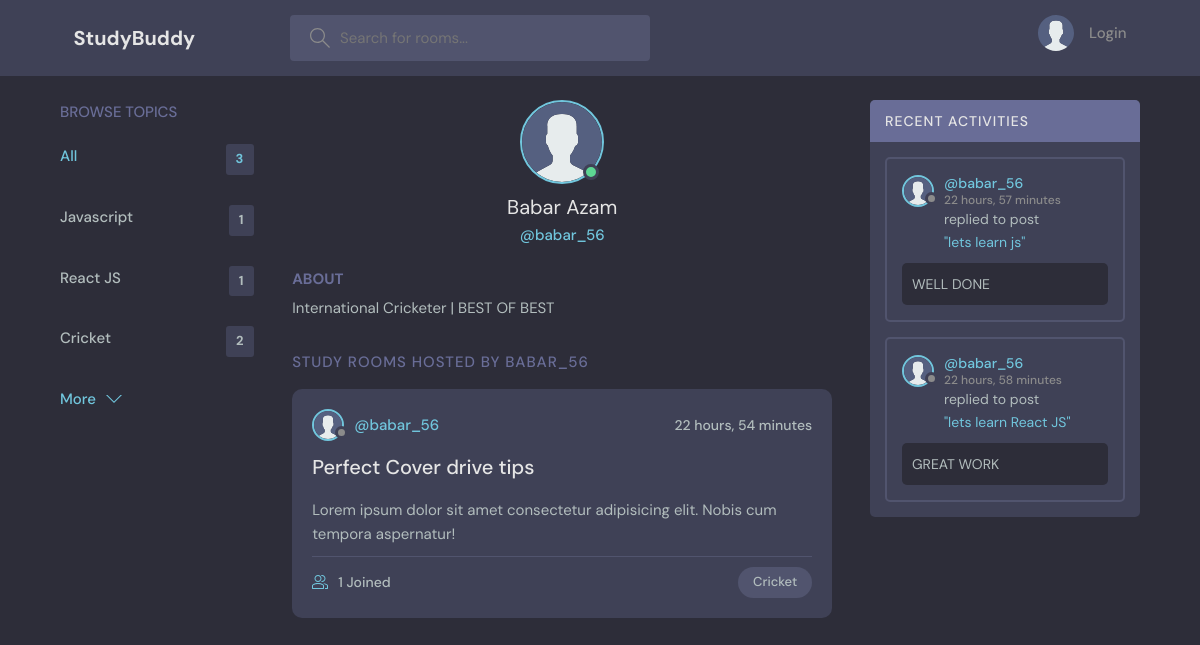
The page /profile/5 on the database as committed earlier.
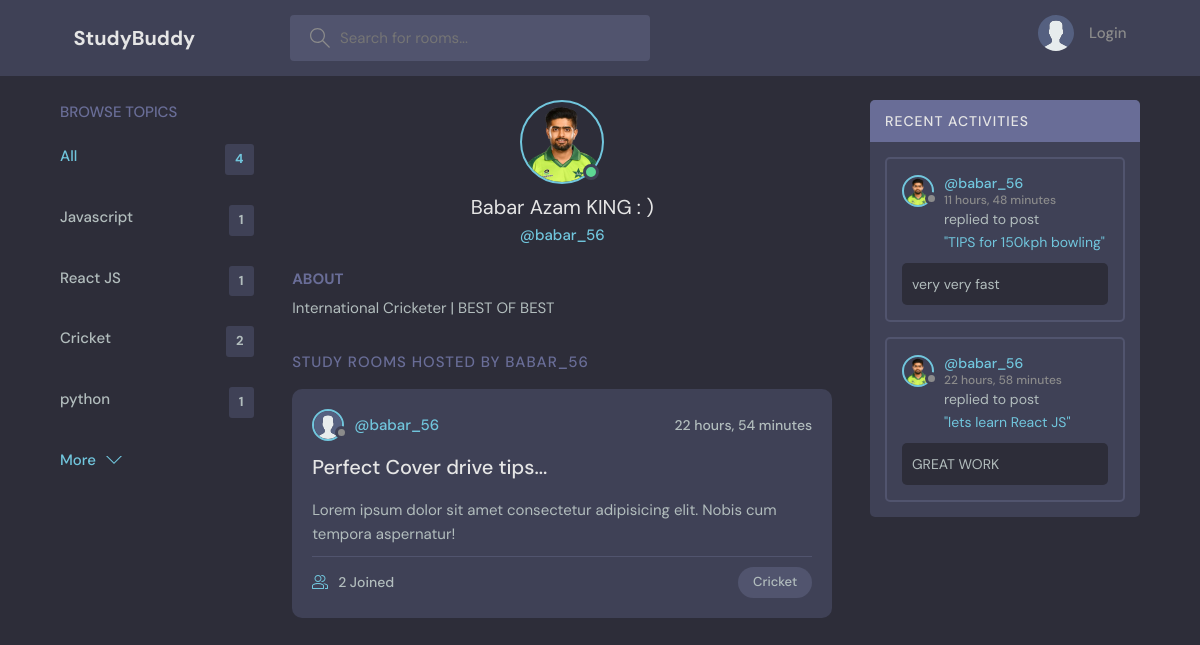
The same page on the database as committed later.
### base/models.py (models this page shows)
class Topic(models.Model):
    name = models.CharField(max_length=200)
    def __str__(self):
        return self.name

class User(AbstractUser):
    name = models.CharField(max_length=200, null=True)
    email = models.EmailField(unique=True, null=True)
    avatar=models.ImageField(null=True,default='avatar.svg')
    bio = models.TextField(null=True)
    USERNAME_FIELD = 'username'
    REQUIRED_FIELDS = ['email','name']

class Room(models.Model):
    host = models.ForeignKey(User, on_delete=models.SET_NULL, null=True)
    topic = models.ForeignKey(Topic, on_delete=models.SET_NULL, null=True)
    name = models.CharField(max_length=200)
    participants=models.ManyToManyField(User,related_name='participants',blank=True)
    description = models.TextField(null=True, blank=True)
    updated = models.DateTimeField(auto_now=True)
    created = models.DateTimeField(auto_now_add=True)
    class Meta:
        ordering= ['-updated','-created']
    def __str__(self):
        return self.name

class Message(models.Model):
    user = models.ForeignKey(User, on_delete=models.CASCADE)
    room = models.ForeignKey(Room, on_delete=models.CASCADE)
    body = models.TextField()
    updated = models.DateTimeField(auto_now=True)
    created = models.DateTimeField(auto_now_add=True)
    class Meta:
        ordering= ['-updated','-created']
    def __str__(self):
        return self.body[0:50]

### base/views.py (the view)
# urls.py: path("profile/<int:room_id>",views.profile,name='profile'),
def profile(request,room_id):
    user=User.objects.get(id=room_id)
    rooms=user.room_set.all()
    room_message=user.message_set.all()
    topics=Topic.objects.all()
    return render(request,'base/profile.html',{'user':user,'rooms':rooms,'room_message':room_message,'topics':topics})

### base/templates/base/profile.html (shortened to what this page needs)
{% extends 'main.html'%}
{% block content %}
{% load static %}
  <main class="profile-page layout layout--3">
    <div class="container">
      {% include 'base/topics.html' %}
      <div class="roomList">
        <div class="profile">
          <div class="profile__avatar">
            <div class="avatar avatar--large active">
              <img src="{{user.avatar.url}}" />
            </div>
          </div>
          <div class="profile__info">
            <h3>{{user.name}}</h3>
            <p><a href="{% url 'profile' user.id %}">@{{user.username}}</a></p>
          </div>
          <div class="profile__about">
            <h3>About</h3>
            <p>
              {{user.bio}}
            </p>
          </div>
        </div>
        <div class="roomList__header">
          <div>
            <h2>Study Rooms Hosted by {{user.username}}</a>
            </h2>
          </div>
        </div>
         {% for room in rooms %}
  <div class="roomListRoom">
    <div class="roomListRoom__header">
      {% if room.host and room.host.id %}
      <a href="{% url 'profile' room.host.id %}" class="roomListRoom__author">
        <div class="avatar avatar--small">
          <img src="{% static 'images/avatar.svg' %}" alt="Avatar" />
        </div>
        <span>@{{ room.host.username }}</span>
      </a>
      {% endif %}
      <div class="roomListRoom__actions">
        <span>{{room.created|timesince}}</span>
      </div>
    </div>
    <div class="roomListRoom__content">
      <a href="{% url 'room' room.id %}">{{room.name}}</a>
      <p>{{room.description}}</p>
    </div>
    <div class="roomListRoom__meta">
      <a href="{% url 'room' room.id %}" class="roomListRoom__joined">
        {{room.participants.all.count}} Joined
      </a>
      <p class="roomListRoom__topic">{{room.topic}}</p>
    </div>
  </div>
  {% endfor %}
      </div>
      {% include 'base/activity_component.html' %}
    </div>
  </main>
</body>
</html>
{% endblock content%}

### templates/main.html (shortened to what this page needs)
<!DOCTYPE html>
{% load static %}
<html lang="en">
  <head>
    <link rel="stylesheet" href="{% static 'styles/style.css'  %}" />
  </head>
  <body>
    {% include 'navbar.html' %}
    {% block content %} {% endblock %}
  </body>
</html>

### templates/navbar.html (shortened to what this page needs)
{% load static %}
<header class="header header--loggedIn">
  <div class="container">
    <a href="{% url 'home' %}" class="header__logo">
      <h1>StudyBuddy</h1>
    </a>
    <form method="GET" class="header__search" action="{% url 'home' %}">
      <label>
        <input name="q" placeholder="Search for rooms..." />
      </label>
    </form>
    <nav class="header__menu">
      {% if request.user.is_authenticated%}
      <div class="header__user">
        <a href="{% url 'profile' request.user.id %}">
          <div class="avatar avatar--medium active">
            <img src="{{user.avatar.url}}" />
          </div>
          <p>
            {{ request.user.name }}<span>@{{ request.user.username }}</span>
          </p>
        </a>
        <button class="dropdown-button">
          <svg
            version="1.1"
            xmlns="http://www.w3.org/2000/svg"
            width="32"
            height="32"
            viewBox="0 0 32 32"
          >
            <title>chevron-down</title>
            <path d="M16 21l-13-13h-3l16 16 16-16h-3l-13 13z"></path>
          </svg>
        </button>
      </div>
      {% else %}
      <a href="{% url 'login' %}">
        <img src="{% static 'images/avatar.svg' %}" alt="Avatar" />
        <p>Login</p>
      </a>
      {% endif %}
    </nav>
  </div>
</header>

### base/templates/base/topics.html
<div class="topics">
  <div class="topics__header">
    <h2>Browse Topics</h2>
  </div>
  <ul class="topics__list">
    <li>
      <a href="{% url 'home' %}" class="active"
        >All <span>{{topics.count}}</span></a
      >
    </li>
    {% for topic in topics %}
    <li>
      <a href="{% url 'home' %}?q={{ topic.name }}"
        >{{topic.name}}<span>{{topic.room_set.all.count}}</span></a
      >
    </li>
    {% endfor %}
  </ul>
  <a class="btn btn--link" href="{% url 'topic' %}">
    More
    <svg
      version="1.1"
      xmlns="http://www.w3.org/2000/svg"
      width="32"
      height="32"
      viewBox="0 0 32 32"
    >
      <title>chevron-down</title>
      <path d="M16 21l-13-13h-3l16 16 16-16h-3l-13 13z"></path>
    </svg>
  </a>
</div>

### base/templates/base/activity_component.html (shortened to what this page needs)
{% load static %}
<div class="activities">
  <div class="activities__header">
    <h2>Recent Activities</h2>
  </div>
  {% for message in room_message %}
  <div class="activities__box">
    <div class="activities__boxHeader roomListRoom__header">
      <a
        href="{% url 'profile' message.user.id %}"
        class="roomListRoom__author"
      >
        <div class="avatar avatar--small">
          <img src="{{message.user.avatar.url}}" alt="Avatar" />
        </div>
        <p>
          @{{message.user.username}}
          <span>{{message.created|timesince}}</span>
        </p>
      </a>
    </div>
    <div class="activities__boxContent">
      <p>
        replied to post
        <a href="{% url 'room' message.room.id %}">"{{message.room}}"</a>
      </p>
      <div class="activities__boxRoomContent">{{message}}</div>
    </div>
  </div>
  {% endfor %}
</div>

Rows that differ between the two databases and show on the page:
removed Message: user.avatar (placeholder picture), user.username "babar_56", created "22 hours, 57 minutes", room "lets learn js", body "WELL DONE"
added Topic: name "python", room_set.all.count "1"
changed User "babar_56": avatar: picture added in place of a placeholder; name "Babar Azam" → "Babar Azam KING : )"
changed Room "babar_56": name "Perfect Cover drive tips" → "Perfect Cover drive tips..."; participants.all.count "1" → "2"
added Message: user.avatar (picture), user.username "babar_56", created "11 hours, 48 minutes", room "TIPS for 150kph bowling", body "very very fast"
changed through a linked row, Message "GREAT WORK": user.avatar: picture added in place of a placeholder
Other text that changed with them:
{{ topics.count }}: "3" → "4"
